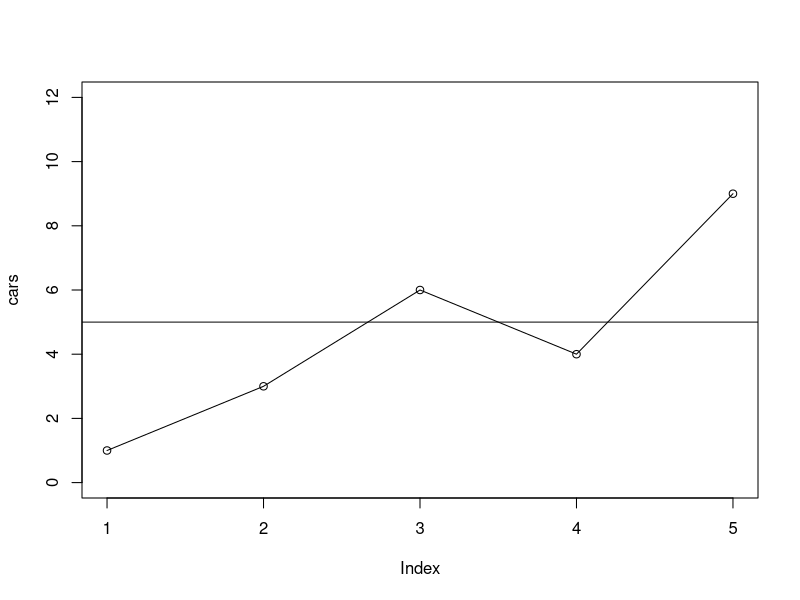

Write R code to recreate this figure. (Note: this script raises an error after producing the figure.)
# Define 2 vectors
cars <- c(1, 3, 6, 4, 9)
trucks <- c(2, 5, 4, 5, 12)

# Graph cars using a y axis that ranges from 0 to 12
plot(cars, type="o", col="black", ylim=c(0,12))
abline(h=5)

# Graph trucks with red dashed line and square points
lines(trucks, type="-", pch=22, lty=2, col="blue")

# Create a title with a red, bold/italic font
title(main="Autos", col.main="blue", font.main=4)


# Define 2 vectors
cars <- c(1, 3, 6, 4, 9)
trucks <- c(2, 5, 4, 5, 12)

# Graph cars using a y axis that ranges from 0 to 12
plot(cars, type="-", col="blue", ylim=c(0,12))

# Graph trucks with red dashed line and square points
lines(trucks, type="-", pch=22, lty=2, col="blue")

# Create a title with a red, bold/italic font
title(main="Autos", col.main="blue", font.main=4)
